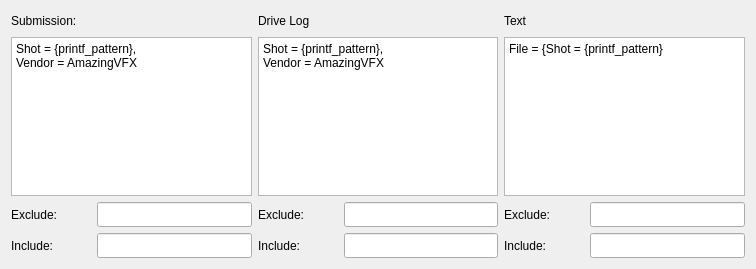
              <widget class="QWidget" name="scrollAreaWidgetContents_3">
               <property name="geometry">
                <rect>
                 <x>0</x>
                 <y>0</y>
                 <width>756</width>
                 <height>269</height>
                </rect>
               </property>
               <property name="sizePolicy">
                <sizepolicy hsizetype="Preferred" vsizetype="Expanding">
                 <horstretch>0</horstretch>
                 <verstretch>0</verstretch>
                </sizepolicy>
               </property>
               <layout class="QHBoxLayout" name="horizontalLayout_69">
                <item>
                 <layout class="QHBoxLayout" name="horizontalLayout_15">
                  <item>
                   <layout class="QVBoxLayout" name="verticalLayout_6">
                    <item>
                     <layout class="QVBoxLayout" name="verticalLayout_4">
                      <item>
                       <widget class="QLabel" name="label_3">
                        <property name="sizePolicy">
                         <sizepolicy hsizetype="Fixed" vsizetype="Fixed">
                          <horstretch>0</horstretch>
                          <verstretch>0</verstretch>
                         </sizepolicy>
                        </property>
                        <property name="minimumSize">
                         <size>
                          <width>100</width>
                          <height>20</height>
                         </size>
                        </property>
                        <property name="maximumSize">
                         <size>
                          <width>16777215</width>
                          <height>20</height>
                         </size>
                        </property>
                        <property name="text">
                         <string>Submission:</string>
                        </property>
                       </widget>
                      </item>
                      <item>
                       <widget class="QPlainTextEdit" name="sub_columns">
                        <property name="sizePolicy">
                         <sizepolicy hsizetype="MinimumExpanding" vsizetype="Expanding">
                          <horstretch>0</horstretch>
                          <verstretch>0</verstretch>
                         </sizepolicy>
                        </property>
                        <property name="minimumSize">
                         <size>
                          <width>150</width>
                          <height>100</height>
                         </size>
                        </property>
                        <property name="maximumSize">
                         <size>
                          <width>16777215</width>
                          <height>300</height>
                         </size>
                        </property>
                        <property name="toolTip">
                         <string>&lt;html&gt;&lt;head/&gt;&lt;body&gt;&lt;p&gt;The columns are defines as &lt;br/&gt;column name = value,&lt;/p&gt;&lt;/body&gt;&lt;/html&gt;</string>
                        </property>
                        <property name="plainText">
                         <string>Shot = {printf_pattern},
Vendor = AmazingVFX</string>
                        </property>
                       </widget>
                      </item>
                     </layout>
                    </item>
                    <item>
                     <layout class="QVBoxLayout" name="verticalLayout_2">
                      <item>
                       <layout class="QHBoxLayout" name="horizontalLayout_7">
                        <item>
                         <widget class="QLabel" name="label_7">
                          <property name="sizePolicy">
                           <sizepolicy hsizetype="Fixed" vsizetype="Fixed">
                            <horstretch>0</horstretch>
                            <verstretch>0</verstretch>
                           </sizepolicy>
                          </property>
                          <property name="minimumSize">
                           <size>
                            <width>80</width>
                            <height>25</height>
                           </size>
                          </property>
                          <property name="maximumSize">
                           <size>
                            <width>80</width>
                            <height>25</height>
                           </size>
                          </property>
                          <property name="text">
                           <string>Exclude:</string>
                          </property>
                         </widget>
                        </item>
                        <item>
                         <widget class="QLineEdit" name="sub_exclude">
                          <property name="sizePolicy">
                           <sizepolicy hsizetype="MinimumExpanding" vsizetype="Fixed">
                            <horstretch>0</horstretch>
                            <verstretch>0</verstretch>
                           </sizepolicy>
                          </property>
                          <property name="minimumSize">
                           <size>
                            <width>80</width>
                            <height>25</height>
                           </size>
                          </property>
                          <property name="toolTip">
                           <string>&lt;html&gt;&lt;head/&gt;&lt;body&gt;&lt;p&gt;Do not use files that contain this string in path or name.&lt;br/&gt;Can use more than one string, separated by space.&lt;/p&gt;&lt;/body&gt;&lt;/html&gt;</string>
                          </property>
                         </widget>
                        </item>
                       </layout>
                      </item>
                      <item>
                       <layout class="QHBoxLayout" name="horizontalLayout_10">
                        <item>
                         <widget class="QLabel" name="label_8">
                          <property name="sizePolicy">
                           <sizepolicy hsizetype="Fixed" vsizetype="Fixed">
                            <horstretch>0</horstretch>
                            <verstretch>0</verstretch>
                           </sizepolicy>
                          </property>
                          <property name="minimumSize">
                           <size>
                            <width>80</width>
                            <height>25</height>
                           </size>
                          </property>
                          <property name="maximumSize">
                           <size>
                            <width>80</width>
                            <height>25</height>
                           </size>
                          </property>
                          <property name="text">
                           <string>Include:</string>
                          </property>
                         </widget>
                        </item>
                        <item>
                         <widget class="QLineEdit" name="sub_include">
                          <property name="sizePolicy">
                           <sizepolicy hsizetype="MinimumExpanding" vsizetype="Fixed">
                            <horstretch>0</horstretch>
                            <verstretch>0</verstretch>
                           </sizepolicy>
                          </property>
                          <property name="minimumSize">
                           <size>
                            <width>80</width>
                            <height>25</height>
                           </size>
                          </property>
                          <property name="toolTip">
                           <string>&lt;html&gt;&lt;head/&gt;&lt;body&gt;&lt;p&gt;Only use files that contain this string in path or name.&lt;br/&gt;Can use more than one string, separated by space&lt;/p&gt;&lt;/body&gt;&lt;/html&gt;</string>
                          </property>
                         </widget>
                        </item>
                       </layout>
                      </item>
                     </layout>
                    </item>
                   </layout>
                  </item>
                  <item>
                   <layout class="QVBoxLayout" name="verticalLayout_21">
                    <item>
                     <layout class="QVBoxLayout" name="verticalLayout_22">
                      <item>
                       <widget class="QLabel" name="label_4">
                        <property name="sizePolicy">
                         <sizepolicy hsizetype="Fixed" vsizetype="Fixed">
                          <horstretch>0</horstretch>
                          <verstretch>0</verstretch>
                         </sizepolicy>
                        </property>
                        <property name="minimumSize">
                         <size>
                          <width>100</width>
                          <height>20</height>
                         </size>
                        </property>
                        <property name="maximumSize">
                         <size>
                          <width>16777215</width>
                          <height>20</height>
                         </size>
                        </property>
                        <property name="text">
                         <string>Drive Log</string>
                        </property>
                       </widget>
                      </item>
                      <item>
                       <widget class="QPlainTextEdit" name="log_columns">
                        <property name="sizePolicy">
                         <sizepolicy hsizetype="MinimumExpanding" vsizetype="Expanding">
                          <horstretch>0</horstretch>
                          <verstretch>0</verstretch>
                         </sizepolicy>
                        </property>
                        <property name="minimumSize">
                         <size>
                          <width>150</width>
                          <height>100</height>
                         </size>
                        </property>
                        <property name="maximumSize">
                         <size>
                          <width>16777215</width>
                          <height>300</height>
                         </size>
                        </property>
                        <property name="toolTip">
                         <string>&lt;html&gt;&lt;head/&gt;&lt;body&gt;&lt;p&gt;The columns are defines as &lt;br/&gt;column name = value,&lt;/p&gt;&lt;/body&gt;&lt;/html&gt;</string>
                        </property>
                        <property name="plainText">
                         <string>Shot = {printf_pattern},
Vendor = AmazingVFX</string>
                        </property>
                       </widget>
                      </item>
                     </layout>
                    </item>
                    <item>
                     <layout class="QVBoxLayout" name="verticalLayout_23">
                      <item>
                       <layout class="QHBoxLayout" name="horizontalLayout_11">
                        <item>
                         <widget class="QLabel" name="label_9">
                          <property name="sizePolicy">
                           <sizepolicy hsizetype="Fixed" vsizetype="Fixed">
                            <horstretch>0</horstretch>
                            <verstretch>0</verstretch>
                           </sizepolicy>
                          </property>
                          <property name="minimumSize">
                           <size>
                            <width>80</width>
                            <height>25</height>
                           </size>
                          </property>
                          <property name="maximumSize">
                           <size>
                            <width>80</width>
                            <height>25</height>
                           </size>
                          </property>
                          <property name="text">
                           <string>Exclude:</string>
                          </property>
                         </widget>
                        </item>
                        <item>
                         <widget class="QLineEdit" name="log_exclude">
                          <property name="sizePolicy">
                           <sizepolicy hsizetype="MinimumExpanding" vsizetype="Fixed">
                            <horstretch>0</horstretch>
                            <verstretch>0</verstretch>
                           </sizepolicy>
                          </property>
                          <property name="minimumSize">
                           <size>
                            <width>80</width>
                            <height>25</height>
                           </size>
                          </property>
                          <property name="toolTip">
                           <string>&lt;html&gt;&lt;head/&gt;&lt;body&gt;&lt;p&gt;Do not use files that contain this string in path or name.&lt;br/&gt;Can use more than one string, separated by space.&lt;/p&gt;&lt;/body&gt;&lt;/html&gt;</string>
                          </property>
                         </widget>
                        </item>
                       </layout>
                      </item>
                      <item>
                       <layout class="QHBoxLayout" name="horizontalLayout_12">
                        <item>
                         <widget class="QLabel" name="label_11">
                          <property name="sizePolicy">
                           <sizepolicy hsizetype="Fixed" vsizetype="Fixed">
                            <horstretch>0</horstretch>
                            <verstretch>0</verstretch>
                           </sizepolicy>
                          </property>
                          <property name="minimumSize">
                           <size>
                            <width>80</width>
                            <height>25</height>
                           </size>
                          </property>
                          <property name="maximumSize">
                           <size>
                            <width>80</width>
                            <height>25</height>
                           </size>
                          </property>
                          <property name="text">
                           <string>Include:</string>
                          </property>
                         </widget>
                        </item>
                        <item>
                         <widget class="QLineEdit" name="log_include">
                          <property name="sizePolicy">
                           <sizepolicy hsizetype="MinimumExpanding" vsizetype="Fixed">
                            <horstretch>0</horstretch>
                            <verstretch>0</verstretch>
                           </sizepolicy>
                          </property>
                          <property name="minimumSize">
                           <size>
                            <width>80</width>
                            <height>25</height>
                           </size>
                          </property>
                          <property name="toolTip">
                           <string>&lt;html&gt;&lt;head/&gt;&lt;body&gt;&lt;p&gt;Only use files that contain this string in path or name.&lt;br/&gt;Can use more than one string, separated by space&lt;/p&gt;&lt;/body&gt;&lt;/html&gt;</string>
                          </property>
                         </widget>
                        </item>
                       </layout>
                      </item>
                     </layout>
                    </item>
                   </layout>
                  </item>
                  <item>
                   <layout class="QVBoxLayout" name="verticalLayout_24">
                    <item>
                     <layout class="QVBoxLayout" name="verticalLayout_25">
                      <item>
                       <widget class="QLabel" name="label_6">
                        <property name="sizePolicy">
                         <sizepolicy hsizetype="Fixed" vsizetype="Fixed">
                          <horstretch>0</horstretch>
                          <verstretch>0</verstretch>
                         </sizepolicy>
                        </property>
                        <property name="minimumSize">
                         <size>
                          <width>100</width>
                          <height>20</height>
                         </size>
                        </property>
                        <property name="maximumSize">
                         <size>
                          <width>16777215</width>
                          <height>20</height>
                         </size>
                        </property>
                        <property name="text">
                         <string>Text</string>
                        </property>
                       </widget>
                      </item>
                      <item>
                       <widget class="QPlainTextEdit" name="txt_columns">
                        <property name="sizePolicy">
                         <sizepolicy hsizetype="MinimumExpanding" vsizetype="Expanding">
                          <horstretch>0</horstretch>
                          <verstretch>0</verstretch>
                         </sizepolicy>
                        </property>
                        <property name="minimumSize">
                         <size>
                          <width>150</width>
                          <height>100</height>
                         </size>
                        </property>
                        <property name="maximumSize">
                         <size>
                          <width>16777215</width>
                          <height>300</height>
                         </size>
                        </property>
                        <property name="toolTip">
                         <string>&lt;html&gt;&lt;head/&gt;&lt;body&gt;&lt;p&gt;The columns are defines as &lt;br/&gt;column name = value,&lt;/p&gt;&lt;/body&gt;&lt;/html&gt;</string>
                        </property>
                        <property name="plainText">
                         <string>File = {Shot = {printf_pattern}</string>
                        </property>
                       </widget>
                      </item>
                     </layout>
                    </item>
                    <item>
                     <layout class="QVBoxLayout" name="verticalLayout_26">
                      <item>
                       <layout class="QHBoxLayout" name="horizontalLayout_13">
                        <item>
                         <widget class="QLabel" name="label_12">
                          <property name="sizePolicy">
                           <sizepolicy hsizetype="Fixed" vsizetype="Fixed">
                            <horstretch>0</horstretch>
                            <verstretch>0</verstretch>
                           </sizepolicy>
                          </property>
                          <property name="minimumSize">
                           <size>
                            <width>80</width>
                            <height>25</height>
                           </size>
                          </property>
                          <property name="maximumSize">
                           <size>
                            <width>80</width>
                            <height>25</height>
                           </size>
                          </property>
                          <property name="text">
                           <string>Exclude:</string>
                          </property>
                         </widget>
                        </item>
                        <item>
                         <widget class="QLineEdit" name="txt_exclude">
                          <property name="sizePolicy">
                           <sizepolicy hsizetype="MinimumExpanding" vsizetype="Fixed">
                            <horstretch>0</horstretch>
                            <verstretch>0</verstretch>
                           </sizepolicy>
                          </property>
                          <property name="minimumSize">
                           <size>
                            <width>80</width>
                            <height>25</height>
                           </size>
                          </property>
                          <property name="toolTip">
                           <string>&lt;html&gt;&lt;head/&gt;&lt;body&gt;&lt;p&gt;Do not use files that contain this string in path or name.&lt;br/&gt;Can use more than one string, separated by space.&lt;/p&gt;&lt;/body&gt;&lt;/html&gt;</string>
                          </property>
                         </widget>
                        </item>
                       </layout>
                      </item>
                      <item>
                       <layout class="QHBoxLayout" name="horizontalLayout_14">
                        <item>
                         <widget class="QLabel" name="label_13">
                          <property name="sizePolicy">
                           <sizepolicy hsizetype="Fixed" vsizetype="Fixed">
                            <horstretch>0</horstretch>
                            <verstretch>0</verstretch>
                           </sizepolicy>
                          </property>
                          <property name="minimumSize">
                           <size>
                            <width>80</width>
                            <height>25</height>
                           </size>
                          </property>
                          <property name="maximumSize">
                           <size>
                            <width>80</width>
                            <height>25</height>
                           </size>
                          </property>
                          <property name="text">
                           <string>Include:</string>
                          </property>
                         </widget>
                        </item>
                        <item>
                         <widget class="QLineEdit" name="txt_include">
                          <property name="sizePolicy">
                           <sizepolicy hsizetype="MinimumExpanding" vsizetype="Fixed">
                            <horstretch>0</horstretch>
                            <verstretch>0</verstretch>
                           </sizepolicy>
                          </property>
                          <property name="minimumSize">
                           <size>
                            <width>80</width>
                            <height>25</height>
                           </size>
                          </property>
                          <property name="toolTip">
                           <string>&lt;html&gt;&lt;head/&gt;&lt;body&gt;&lt;p&gt;Only use files that contain this string in path or name.&lt;br/&gt;Can use more than one string, separated by space&lt;/p&gt;&lt;/body&gt;&lt;/html&gt;</string>
                          </property>
                         </widget>
                        </item>
                       </layout>
                      </item>
                     </layout>
                    </item>
                   </layout>
                  </item>
                 </layout>
                </item>
               </layout>
              </widget>
